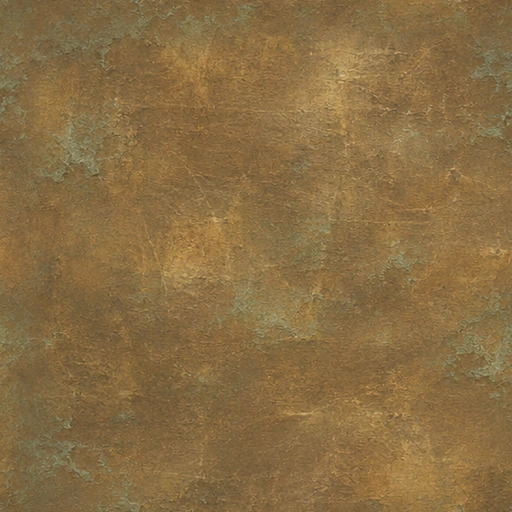
#> input picture assets/bronze_home/bronze.webp, 512 x 512 px; its folder holds only this picture in this run
$ python upgrade_surfaces.py desktop
#> lines starting #> are read from the running program, lines starting #| are printed output that depends on the picture
"""Build enhanced textures in a disposable Godot checkout before importing.

Source files stay in Git. This step works on both loose images and glTF images,
preserving colour space, alpha, UVs and the channels of existing data textures.
"""
import argparse
import base64
import hashlib
import io
import json
import os
from concurrent.futures import ProcessPoolExecutor
from pathlib import Path
import re
import struct
from urllib.parse import unquote

import numpy as np
from PIL import Image, ImageFilter

ASSETS = Path("assets")
GENERATED = ASSETS / "surface_detail"
RASTER = {".png", ".jpg", ".jpeg", ".webp"}
POST_IMPORT = 'import_script/path="res://tools/surface_detail_import.gd"'
DATA = re.compile(r"(?:^|[-_])(normal|rough|roughness|orm|height|ao|metallic|mask|occlusion|bump|alpha|specular|displacement)(?:[-_.]|$)", re.I)


# [56 lines left out: functions parse_glb, write_glb, image_roles, relative_image, source_bytes, not called in this run]


def resolution(size, role, profile):
    width, height = size
    cap = 8192 if profile == "desktop" else (4096 if role == "ui" else 1024)
    # Keep the original dimensions when a source already exceeds the budget.
    factor = max(1.0, min(2.0, cap / max(size)))
    return round(width * factor), round(height * factor)


def enhance(image, role, profile, seed):
    size = resolution(image.size, role, profile)
    alpha = image.convert("RGBA").getchannel("A") if "A" in image.getbands() or "transparency" in image.info else None
    if role in {"data", "normal"}:
        # Avoid inventing values in packed channels or sharpening encoded normals.
        return image.convert("RGBA" if alpha is not None else "RGB").resize(size, Image.Resampling.BILINEAR), None
    color = image.convert("RGB").resize(size, Image.Resampling.LANCZOS)
    color = color.filter(ImageFilter.UnsharpMask(radius=1.0, percent=65, threshold=3))
    height_map = None
    if role == "surface":
        luma = color.convert("L")
        medium = np.asarray(luma.filter(ImageFilter.GaussianBlur(2.3)), dtype=np.float32)
        broad = np.asarray(luma.filter(ImageFilter.GaussianBlur(10)), dtype=np.float32)
        luminance = np.asarray(luma, dtype=np.float32)
        rng = np.random.default_rng(seed)
        # Correlate detail with existing edges. Broad colour changes contribute
        # very little to relief so painted shadows do not turn into deep grooves.
        grain = rng.integers(0, 256, (size[1], size[0]), dtype=np.uint8)
        noise = np.asarray(Image.fromarray(grain).filter(ImageFilter.GaussianBlur(0.7)), dtype=np.float32) - 127.5
        fine = luminance - medium
        mid = medium - broad
        relief = 128 + 1.1 * fine + 0.44 * mid + noise * 0.32
        height_map = Image.fromarray(np.clip(relief, 24, 232).astype(np.uint8))
        detail = np.clip(0.20 * fine + 0.11 * mid + 0.10 * noise, -14, 14)
        rgb = np.asarray(color, dtype=np.float32)
        color = Image.fromarray(np.clip(rgb + detail[:, :, None], 0, 255).astype(np.uint8))
    if alpha is not None:
        color.putalpha(alpha.resize(size, Image.Resampling.LANCZOS))
    return color, height_map


# [8 lines left out: function make_normal, not called in this run]


def save_image(image, path, role):
    if path.suffix == ".webp":
        image.save(path, lossless=role in {"data", "normal"}, quality=89, method=1)
    elif path.suffix in {".jpg", ".jpeg"}:
        image.convert("RGB").save(path, quality=93, subsampling=0)
    else:
        image.save(path, compress_level=1)


def texture_import(path, role, profile):
    # Rendered surfaces use GPU block compression; HUD images retain crisp alpha.
    mode = 0 if role == "data" else 1 if role == "ui" else 2
    if profile == "desktop" and role in {"surface", "unlit"}:
        mode = 4
    params = {
        "compress/mode": mode,
        "compress/lossy_quality": 0.92,
        "compress/normal_map": 1 if role == "normal" else 0,
        "mipmaps/generate": "true",
        "detect_3d/compress_to": 0,
    }
    sidecar = Path(f"{path}.import")
    existing = sidecar.read_text() if sidecar.exists() else ""
    spec = existing.split("[params]", 1)
    metadata = spec[0] if len(spec) == 2 else (
        '[remap]\n\nimporter="texture"\ntype="CompressedTexture2D"\n\n'
    )
    config = spec[1].strip().splitlines() if len(spec) == 2 else []
    keys = set(params)
    lines = [line for line in config if line.split("=", 1)[0] not in keys]
    lines.extend(f"{key}={value}" for key, value in params.items())
    sidecar.write_text(metadata + "[params]\n\n" + "\n".join(lines) + "\n")


def role_for_file(path, roles):
    if roles & {"normal", "data"}:
        return "normal" if roles == {"normal"} else "data"
    match = DATA.search(path.stem)
    if match:
        return "normal" if match[1].lower() == "normal" else "data"
    if "surface" in roles or path.parts[1] == "ground":
        return "surface"
    if path.parts[1] == "house_designer" and path.stem.startswith(("proc-", "land-", "atlas-", "bronze-thatch", "forge-")):
        return "surface"
    return "ui"


def build_texture(task):
    original, source, output, role, key, profile, needs_normal = task
    image = Image.open(io.BytesIO(source)) if source is not None else Image.open(original)
    color, height = enhance(image, role, profile, int(key[:8], 16))
    output.parent.mkdir(parents=True, exist_ok=True)
    save_image(color, output, role)
    texture_import(output, role, profile)
    if height is not None and needs_normal is not None:
        # JPEG/WebP colour compression must not change the displacement data.
        displacement = height.copy()
        # Keep synthesized parallax data compact so updates fit the Windows launcher.
        height_limit = 640 if profile == "desktop" else 512
        displacement.thumbnail((height_limit, height_limit), Image.Resampling.LANCZOS)
        save_image(displacement, GENERATED / f"{key}-height.png", "data")
        texture_import(GENERATED / f"{key}-height.png", "data", profile)
        if needs_normal:
            height.thumbnail((1536, 1536) if profile == "desktop" else (768, 768), Image.Resampling.LANCZOS)
            save_image(make_normal(height), GENERATED / f"{key}-normal.png", "normal")
            texture_import(GENERATED / f"{key}-normal.png", "normal", profile)
    return color.size != image.size, height is not None and needs_normal is not None


def build(profile, jobs):
#> called with profile = 'desktop', jobs = 2
    if GENERATED.exists():
        raise SystemExit(f"{GENERATED} already exists. Run in a clean disposable checkout.")
    GENERATED.mkdir()
    models = sorted(ASSETS.rglob("*.glb"))
    file_roles = {}
    missing_normals = set()
    embedded = {}
    relief = {}
    for path in models:
        header, chunks = parse_glb(path)
        images = header.get("images", [])
        if not images:
            continue
        roles = image_roles(header)
        for material in header.get("materials", []):
            info = material.get("pbrMetallicRoughness", {}).get("baseColorTexture")
            if info and not material.get("normalTexture"):
                source = header["textures"][info["index"]].get("source")
                if source is not None and "surface" in roles.get(source, set()):
                    external = relative_image(path, images[source])
                    if external:
                        missing_normals.add(external)
        generated_for_model = {}
        for index, image in enumerate(images):
            tags = roles.get(index, set())
            external = relative_image(path, image)
            if external:
                file_roles.setdefault(external, set()).update(tags)
                continue
            data = source_bytes(image, header, chunks[0][1] if chunks else b"")
            role = "data" if tags & {"normal", "data"} else ("surface" if "surface" in tags else "unlit")
            if tags == {"normal"}:
                role = "normal"
            key = hashlib.sha256(role.encode() + data).hexdigest()[:20]
            output = GENERATED / f"{key}.webp"
            embedded.setdefault(key, (None, data, output, role, key, profile, True if role == "surface" else None))
            generated_for_model[index] = output
            if role == "surface":
                relief[str(output)] = key
        if generated_for_model:
            for index, output in generated_for_model.items():
                image = images[index]
                image.pop("bufferView", None)
                image.pop("mimeType", None)
                image["uri"] = os.path.relpath(output, path.parent).replace(os.sep, "/")
            write_glb(path, header, chunks)
        sidecar = Path(f"{path}.import")
        if sidecar.exists():
            sidecar.write_text(sidecar.read_text().replace('import_script/path=""', POST_IMPORT))
    # Godot extracted these copies from the same embedded images in older
    # imports. Our rewritten models use the shared improved image instead.
    references = "\n".join(
        path.read_text(errors="ignore")
        for folder in ("scripts", "data", "tests")
        for path in Path(folder).glob("*")
        if path.suffix in {".gd", ".tscn", ".json"}
    )
    duplicates = 0
    loose = []
    for path in sorted(ASSETS.rglob("*")):
        # These authored material sets already have matching color, normal and height maps.
        if path.is_relative_to(ASSETS / "house_designer" / "walls"):
            continue
        if path.suffix.lower() not in RASTER:
            continue
        sidecar = Path(f"{path}.import")
        if (path not in file_roles and path.name not in references and sidecar.exists()
                and "generator_parameters=" in sidecar.read_text()):
            path.unlink()
            sidecar.unlink()
            duplicates += 1
            continue
        roles = file_roles.get(path, set())
        role = role_for_file(path, roles)
        key = hashlib.sha256(path.as_posix().encode()).hexdigest()[:20]
        use_relief = role == "surface" and path.parts[1] != "ground"
        if use_relief:
            relief[str(path)] = key
        loose.append((path, None, path, role, key, profile, (path in missing_normals or not roles) if use_relief else None))
    with ProcessPoolExecutor(jobs) as pool:
        results = list(pool.map(build_texture, (*loose, *embedded.values()), chunksize=4))
#> in build_texture, image is the input picture: PIL image 512x512 RGB; mean R, G, B 136.8, 109.6, 67.6
#> in build_texture (call 2), `original, source, output, role, key, profile, needs_normal = task`: role = 'ui'; key = '27189ec6148c3b740e65'; profile = 'desktop'
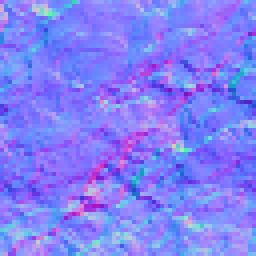
#> input picture assets/buildings/academy_ce571c4a-ee62-45e5-88f2-8571469e4bf4.png, 64 x 64 px (shown 4 times larger)
#> in build_texture, image is the input picture: PIL image 64x64 RGBA; mean R, G, B, A 129.2, 127.4, 247.6, 255
#> call 2 of enhance, with role = 'ui', profile = 'desktop', seed = 655924934
#> in enhance (call 2), `alpha = image.convert("RGBA").getchannel("A") if "A" in image.getbands..`: alpha: PIL image 64x64 L; every value is 255
#> in enhance (call 2), `color = image.convert("RGB").resize(size, Image.Resampling.LANCZOS)`:
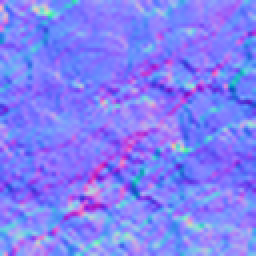
#> color: PIL image 128x128 RGB (shown 2 times larger); mean R, G, B 129.2, 127.4, 247.4
#> results = [(True, False), (True, False)]
    (GENERATED / "materials.json").write_text(json.dumps(relief, sort_keys=True))
    print(f"{profile}: {len(loose)} loose and {len(embedded)} unique embedded textures, "
          f"{sum(scaled for scaled, _ in results)} enlarged, "
          f"{sum(height for _, height in results)} height maps, {duplicates} redundant extracts removed", flush=True)
#| desktop: 2 loose and 0 unique embedded textures, 2 enlarged, 0 height maps, 0 redundant extracts removed


if __name__ == "__main__":
    parser = argparse.ArgumentParser(description=__doc__)
    parser.add_argument("profile", choices=["desktop", "mobile"])
    parser.add_argument("--jobs", type=int, default=min(4, os.cpu_count() or 1))
    args = parser.parse_args()
    build(args.profile, args.jobs)
